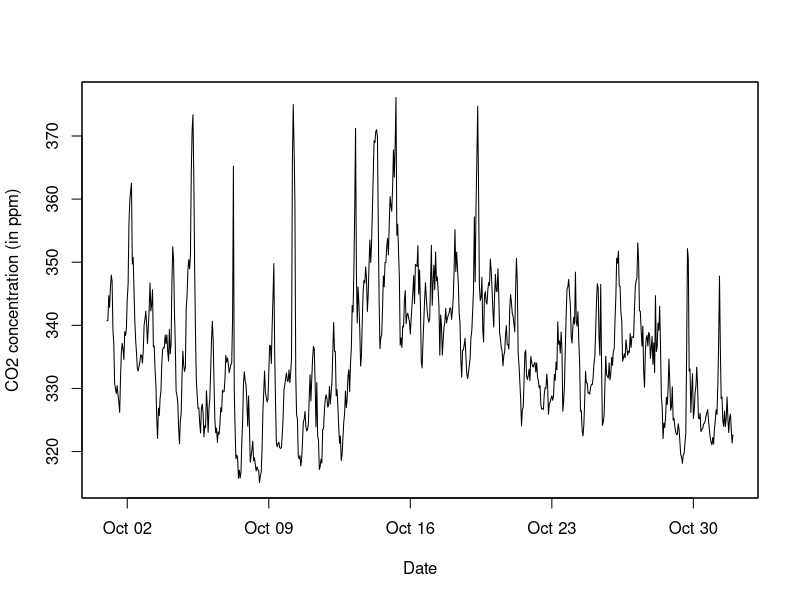
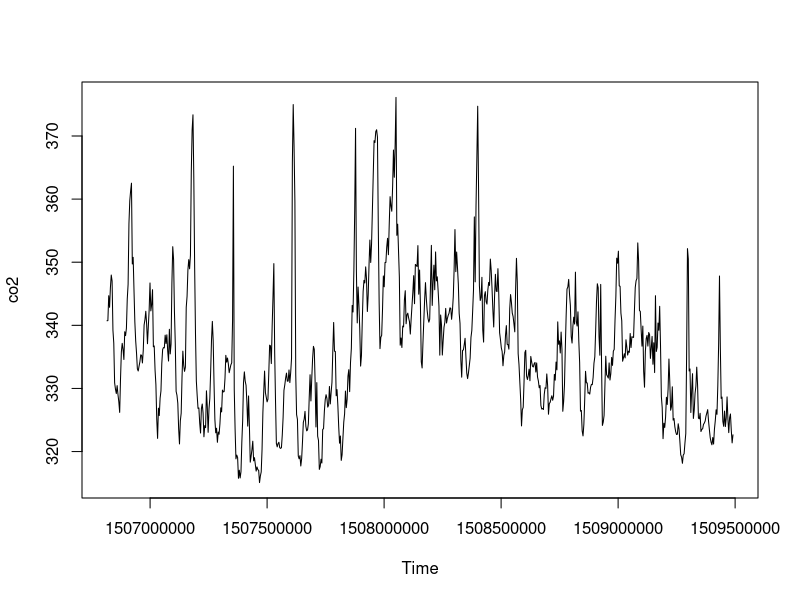
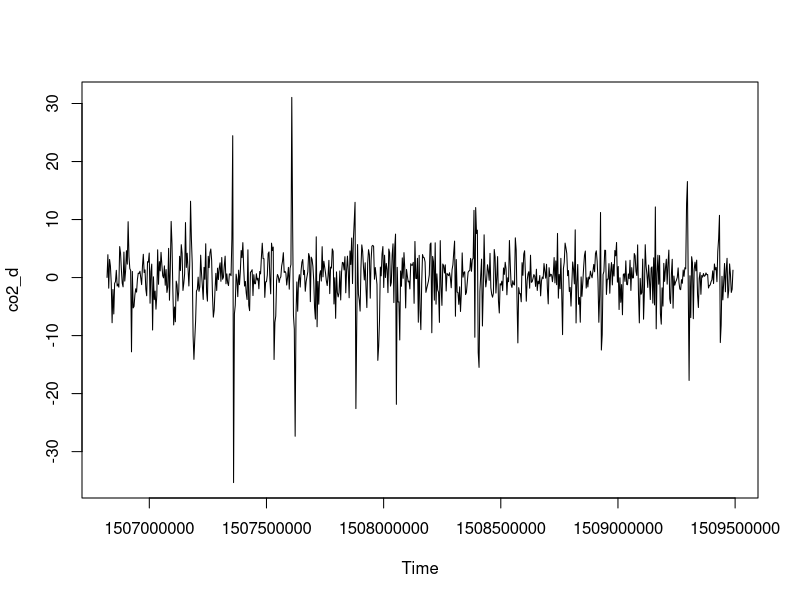
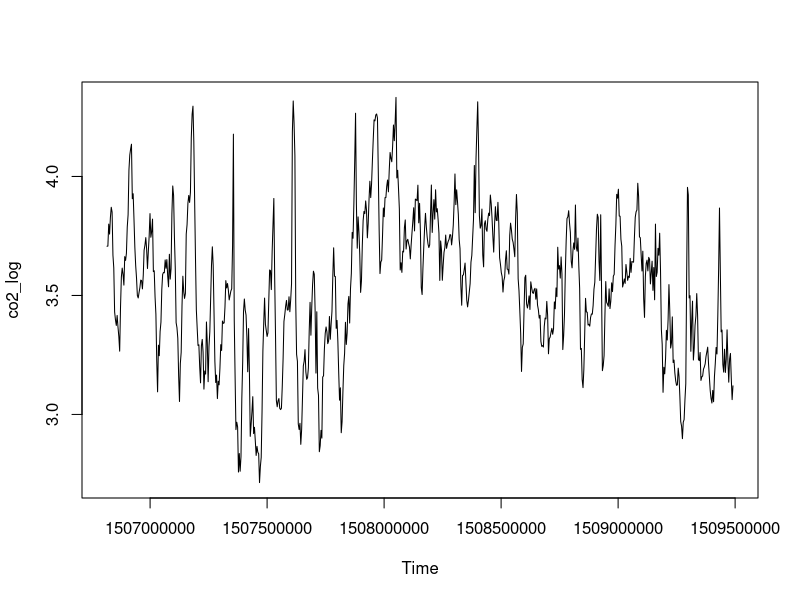
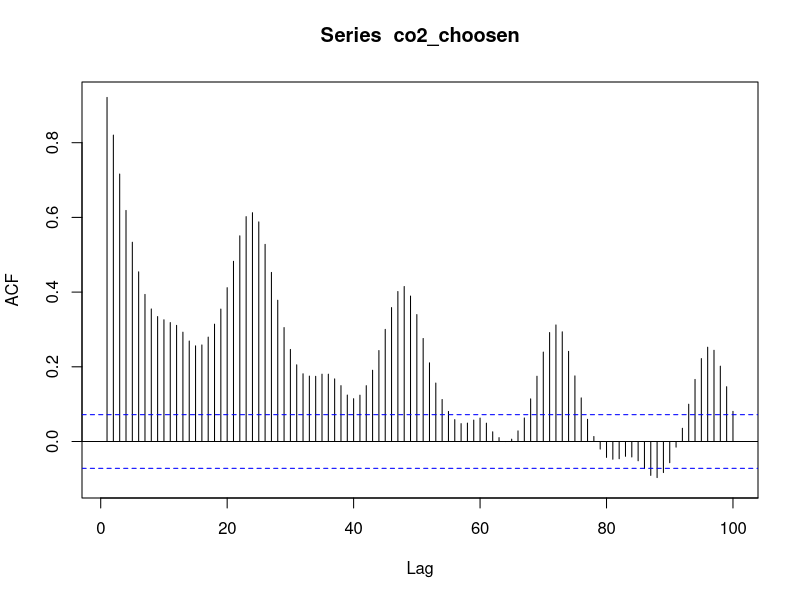
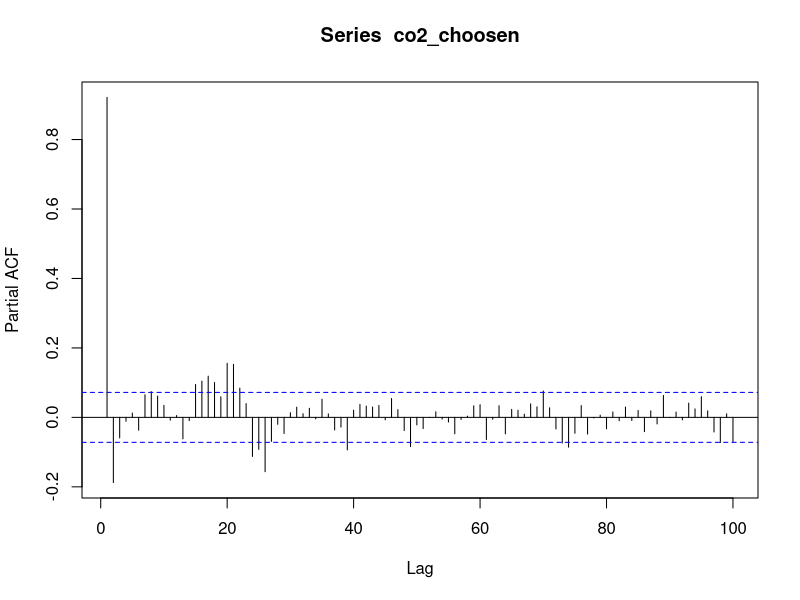
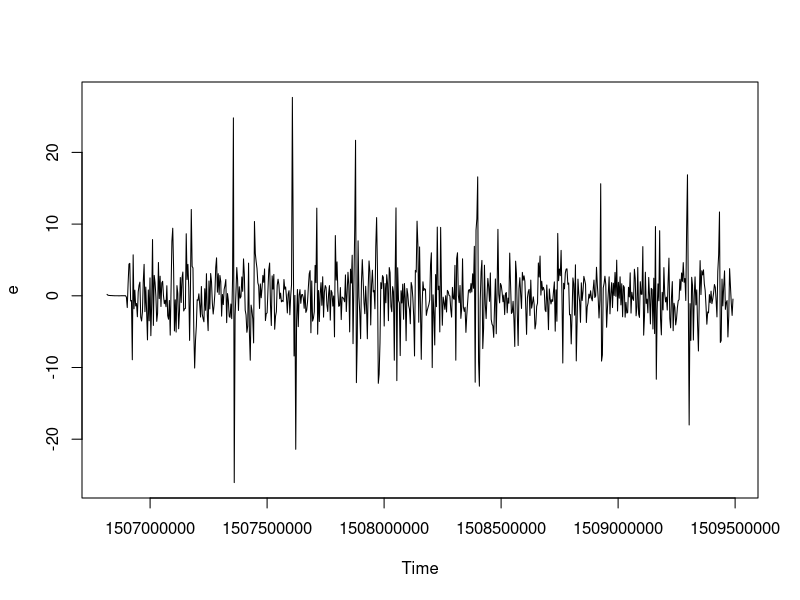
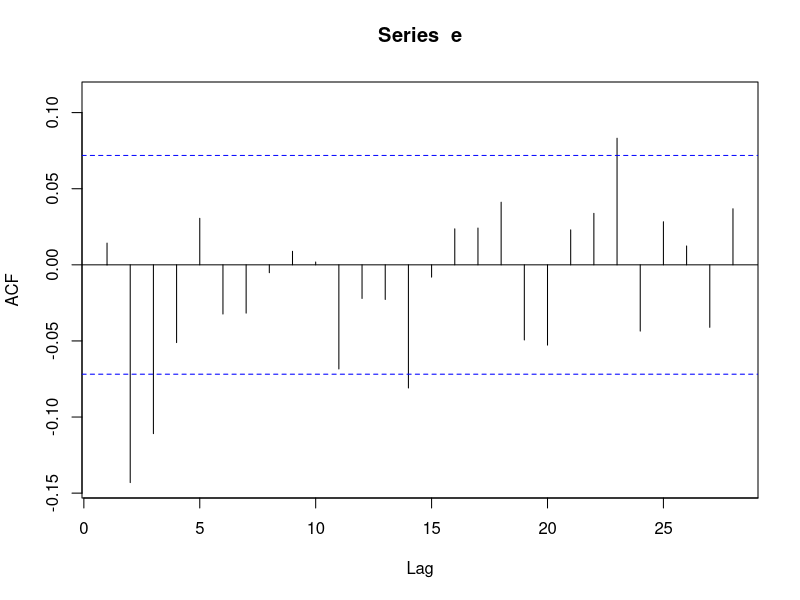

The R script that drew these images, in order:
library(forecast)
library(tseries)
library(zoo)

ajgr <- read.csv("data/co2_ajgr.csv", header=TRUE, sep=',')

d <- as.POSIXlt(ajgr$timestamp)
z <- zoo(ajgr$CO2, d)

plot(z,  xlab="Date", ylab="CO2 concentration (in ppm)")

co2 <- as.ts(z)
plot(co2)

co2_d <- diff(co2)
co2_2d <- diff(diff(co2, lag=24))
co2_log <- log(co2-300)

plot(co2_d)
plot(co2_log)

# OUR MODEL
co2_choosen <- co2_log

kpss.test(co2_choosen)

Acf(co2_choosen, lag.max = 100)
Pacf(co2_choosen, lag.max = 100)

# => SAR
fit0 <- Arima(co2, order=c(0, 1, 1), seasonal=list(order=c(0, 1, 1), period=24))
e <- fit0$residuals
plot(e)
Acf(e)
Pacf(e)
cpgram(e)

# Ljung-Box
lbt <- c(); for (h in 3:25) lbt[h] <- Box.test(e,lag=h,type='Ljung-Box',fitdf=2)$p.value
plot(lbt, ylim=c(0,1)); abline(h=0.05,col='blue',lty='dotted')

#par(mar=c(3,3,1.2,0.1),mgp=c(1.5,0.4,0))
#par(mfrow=c(3,1))
#plot(e,main='',ylab='',xlab='Time'); title('Residuals', line=0.3)
#Acf(e,main=''); title('ACF of residuals', line=0.3)
#plot(3:25, lbt[3:25], ylim=c(0,1),xlab='DF', ylab='p value',main=''); abline(h=0.05,col='blue',lty='dotted'); title('p values for Ljung-Box statistic (adjusted DF)', line=0.3)
